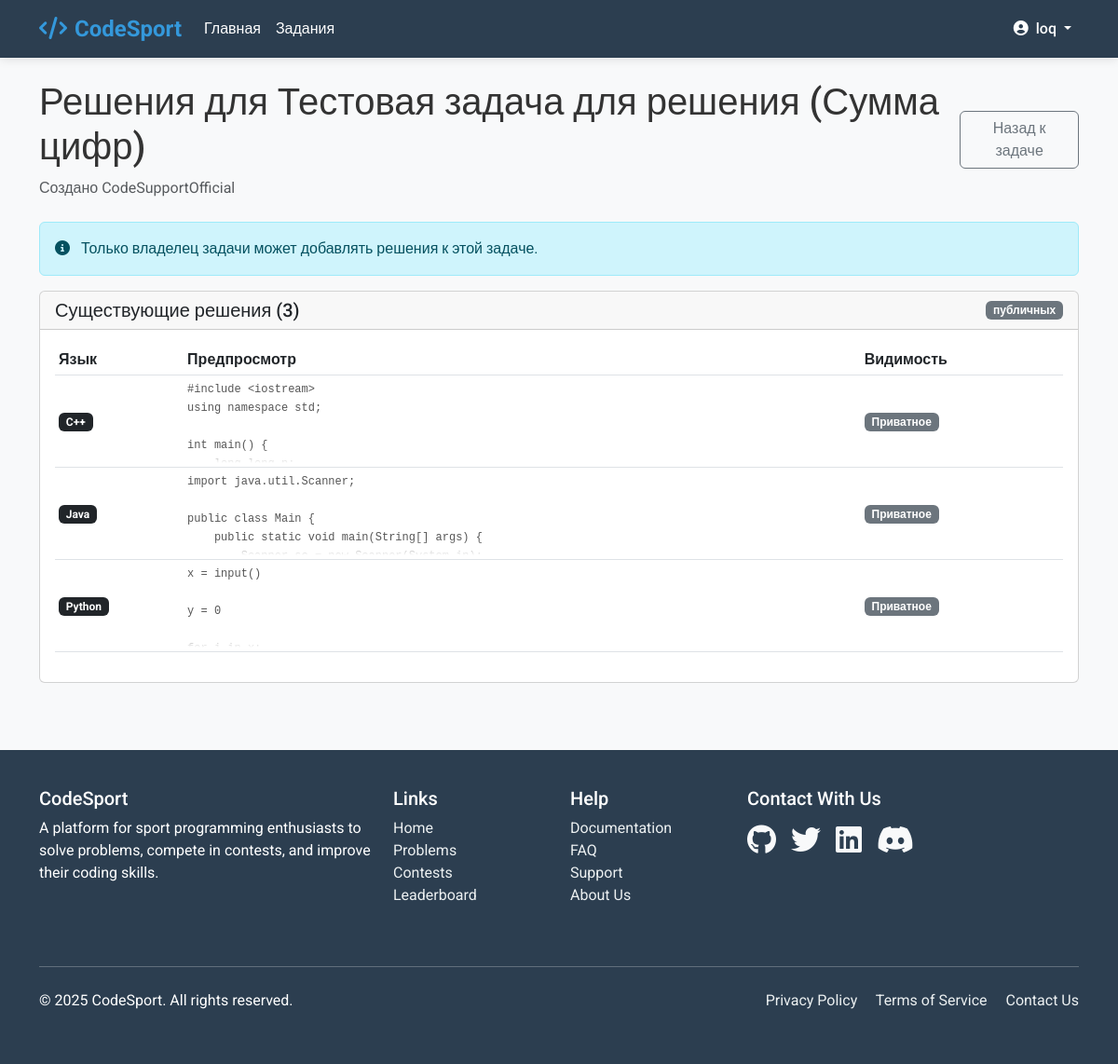
The app's page /problems/3/solutions/ (signed in) with its own data.
### LearnApp/models.py (models this page shows, shortened)
class Problem(models.Model):
    DIFFICULTY_CHOICES = [
        ('easy', 'Easy'),
        ('medium', 'Medium'),
        ('hard', 'Hard'),
    ]
    title = models.CharField(max_length=200)
    description = models.TextField()
    author = models.ForeignKey(User, on_delete=models.CASCADE)
    created_at = models.DateTimeField(auto_now_add=True)
    difficulty = models.CharField(max_length=10, choices=DIFFICULTY_CHOICES)
    time_limit = models.IntegerField(default=1, help_text="Time limit in seconds")
    memory_limit = models.IntegerField(default=256, help_text="Memory limit in MB")
    template_code = models.TextField(blank=True, help_text="Initial code template for users")

class Solution(models.Model):
    problem = models.ForeignKey(Problem, on_delete=models.CASCADE, related_name='solutions')
    code = models.TextField(help_text="Correct solution code")
    language = models.CharField(max_length=20, choices=Submission.LANGUAGE_CHOICES)
    is_public = models.BooleanField(default=False, help_text="Whether the solution is shown to users")

### LearnApp/views.py (the view)
# urls.py: path('problems/<int:problem_id>/solutions/', views.add_solutions, name='add_solutions'),
@login_required
def add_solutions(request, problem_id):
    problem = get_object_or_404(Problem, id=problem_id)
    is_owner = (problem.author == request.user)
    if request.method == 'POST':
        if not is_owner:
            return HttpResponseForbidden("You don't have permission to add solutions to this problem.")
        form = SolutionForm(request.POST)
        if form.is_valid():
            solution = form.save(commit=False)
            solution.problem = problem
            solution.save()
            messages.success(request, 'Solution added successfully!')
            return redirect('add_solutions', problem_id=problem.id)
    else:
        form = SolutionForm()
    solutions = Solution.objects.filter(problem=problem)
    return render(request, 'main/add_solutions.html', {
        'problem': problem,
        'form': form,
        'solutions': solutions,
        'is_owner': is_owner
    })

### templates/main/add_solutions.html (shortened to what this page needs)
{% extends 'base.html' %}
{% load code_extras %}
{% block extra_css %}
<link rel="stylesheet"
      href="https://cdn.jsdelivr.net/npm/prismjs@1.29.0/themes/prism-tomorrow.min.css">
{% endblock %}
{% block content %}
<div class="container py-4">
    <div class="d-flex justify-content-between align-items-center mb-4">
        <div>
            <h1>Решения для {{ problem.title }}</h1>
            <p class="text-muted mb-0">
                Создано {{ problem.author.username }}
            </p>
        </div>
        <a href="{% url 'problem_detail' problem.id %}" class="btn btn-outline-secondary">Назад к задаче</a>
    </div>
    <div class="row">
        {% if is_owner %}
        <div class="col-lg-5">
            <div class="card">
                <div class="card-header"><h5 class="mb-0">Добавить новое решение</h5></div>
                <div class="card-body">
                    <form method="post">
                        {% csrf_token %}
                        <div class="mb-3">
                            <label for="{{ form.language.id_for_label }}" class="form-label">Язык</label>
                            {{ form.language }}
                        </div>
                        <div class="mb-3">
                            <label for="{{ form.code.id_for_label }}" class="form-label">Код решения</label>
                            {{ form.code }}
                        </div>
                        <div class="mb-3 form-check">
                            {{ form.is_public }}
                            <label class="form-check-label" for="{{ form.is_public.id_for_label }}">
                                Сделать это решение публичным
                            </label>
                        </div>
                        <div class="d-grid">
                            <button type="submit" class="btn btn-primary">Добавить решение</button>
                        </div>
                    </form>
                </div>
            </div>
            <div class="card mt-4">
                <div class="card-header"><h5 class="mb-0">Быстрые действия</h5></div>
                <div class="card-body">
                    <a href="{% url 'add_test_cases' problem.id %}" class="btn btn-outline-primary w-100 mb-2">Управление тестовыми примерами</a>
                    <a href="{% url 'user_problems' %}" class="btn btn-outline-secondary w-100">Все мои задачи</a>
                </div>
            </div>
        </div>
        {% else %}
        <div class="col-lg-12">
            <div class="alert alert-info">
                <i class="fas fa-info-circle me-2"></i>
                Только владелец задачи может добавлять решения к этой задаче.
            </div>
        </div>
        {% endif %}
        <div class="{% if is_owner %}col-lg-7{% else %}col-lg-12{% endif %}">
            <div class="card">
                <div class="card-header d-flex justify-content-between align-items-center">
                    <h5 class="mb-0">Существующие решения ({{ solutions.count }})</h5>
                    <span class="badge bg-secondary">{{ public_solutions_count }} публичных</span>
                </div>
                <div class="card-body">
                    {% if solutions %}
                    <div class="table-responsive">
                        <table class="table table-sm align-middle">
                            <thead>
                                <tr>
                                    <th>Язык</th>
                                    <th>Предпросмотр</th>
                                    <th>Видимость</th>
                                </tr>
                            </thead>
                            <tbody>
                                {% for solution in solutions %}
                                <tr>
                                    <td><span class="badge bg-dark">{{ solution.get_language_display }}</span></td>
                                    <td>
                                        <div class="solution-preview-wrap">
                                            <pre class="solution-preview"><code>{{ solution.code }}</code></pre>
                                        </div>
                                    </td>
                                    <td>
                                        {% if solution.is_public %}
                                        <span class="badge bg-success">Публичное</span>
                                        {% else %}
                                        <span class="badge bg-secondary">Приватное</span>
                                        {% endif %}
                                    </td>
                                </tr>
                                {% endfor %}
                            </tbody>
                        </table>
                    </div>
                    {% else %}
                    <p class="text-muted text-center mb-0">Решения пока не добавлены.</p>
                    {% endif %}
                </div>
            </div>
        </div>
    </div>
</div>
{% endblock %}

### templates/base.html (shortened to what this page needs)
<!DOCTYPE html>
<html lang="en">
<head>
    <link href="https://cdn.jsdelivr.net/npm/bootstrap@5.3.0/dist/css/bootstrap.min.css" rel="stylesheet">
    <link rel="stylesheet" href="https://cdnjs.cloudflare.com/ajax/libs/font-awesome/6.4.0/css/all.min.css">
    {% block extra_css %}{% endblock %}
</head>
<body>
    <nav class="navbar navbar-expand-lg navbar-dark sticky-top">
        <div class="container">
            <a class="navbar-brand" href="{% url 'home' %}">
                <i class="fas fa-code me-2"></i>CodeSport
            </a>
            <div class="collapse navbar-collapse" id="navbarNav">
                <ul class="navbar-nav me-auto">
                    <li class="nav-item">
                        <a class="nav-link" href="{% url 'home' %}">Главная</a>
                    </li>
                    <li class="nav-item">
                        <a class="nav-link" href="{% url 'problems' %}">Задания</a>
                    </li>
                </ul>
                <ul class="navbar-nav">
                    {% if user.is_authenticated %}
                    <li class="nav-item dropdown">
                        <a class="nav-link dropdown-toggle" href="#" id="navbarDropdown" role="button" data-bs-toggle="dropdown">
                            <i class="fas fa-user-circle me-1"></i> {{ user.username }}
                        </a>
                    </li>
                    {% endif %}
                </ul>
            </div>
        </div>
    </nav>
    <main class="content-wrapper">
    {% block content %}
    {% endblock %}
    </main>
    <footer class="footer mt-5">
        <div class="container">
            <div class="row">
                <div class="col-md-4 mb-4">
                    <h5>CodeSport</h5>
                    <p>A platform for sport programming enthusiasts to solve problems, compete in contests, and improve their coding skills.</p>
                </div>
                <div class="col-md-2 mb-4">
                    <h5>Links</h5>
                    <ul class="list-unstyled">
                        <li><a href="{% url 'home' %}">Home</a></li>
                        <li><a href="{% url 'problems' %}">Problems</a></li>
                        <li><a href="{% url 'contests' %}">Contests</a></li>
                        <li><a href="{% url 'leaderboard' %}">Leaderboard</a></li>
                    </ul>
                </div>
                <div class="col-md-2 mb-4">
                    <h5>Help</h5>
                    <ul class="list-unstyled">
                        <li><a href="#">Documentation</a></li>
                        <li><a href="#">FAQ</a></li>
                        <li><a href="#">Support</a></li>
                        <li><a href="{% url 'about' %}">About Us</a></li>
                    </ul>
                </div>
                <div class="col-md-4 mb-4">
                    <h5>Contact With Us</h5>
                    <div class="d-flex mt-3">
                        <a href="https://github.com/artemlolnnn" class="me-3 text-light"><i class="fab fa-github fa-2x"></i></a>
                        <a href="#" class="me-3 text-light"><i class="fab fa-twitter fa-2x"></i></a>
                        <a href="#" class="me-3 text-light"><i class="fab fa-linkedin fa-2x"></i></a>
                        <a href="https://discord.com/channels/@me/1177245625406992415" class="me-3 text-light"><i class="fab fa-discord fa-2x"></i></a>
                    </div>
                </div>
            </div>
            <hr class="my-4 bg-light">
            <div class="row">
                <div class="col-md-6">
                    <p>&copy; 2025 CodeSport. All rights reserved.</p>
                </div>
                <div class="col-md-6 text-md-end">
                    <a href="#" class="me-3">Privacy Policy</a>
                    <a href="#" class="me-3">Terms of Service</a>
                    <a href="#">Contact Us</a>
                </div>
            </div>
        </div>
    </footer>
</body>
</html>

### templates/base.html (style rules this page uses)
:root { --primary: #3498db; --secondary: #2c3e50; --accent: #e74c3c; --light: #ecf0f1; --dark: #2c3e50; --success: #2ecc71; --warning: #f39c12; }
body { font-family: 'Roboto', sans-serif; background-color: #f8f9fa; color: #333; }
.navbar { background-color: var(--secondary); box-shadow: 0 2px 10px rgba(0, 0, 0, 0.1); }
.navbar-brand { font-weight: 700; color: var(--primary) !important; font-size: 1.5rem; }
.nav-link { color: white !important; font-weight: 500; transition: color 0.3s; }
.footer { background-color: var(--secondary); color: white; padding: 40px 0; }
.footer a { color: var(--light); text-decoration: none; transition: color 0.3s; }
.content-wrapper { min-height: calc(100vh - 160px); }

### templates/main/add_solutions.html (style rules this page uses)
.solution-preview { font-family: 'Roboto Mono', ui-monospace, monospace; font-size: 12px; white-space: pre; max-width: 380px; max-height: 90px; overflow: hidden; text-overflow: ellipsis; margin: 0; color: #555; }
.solution-preview::after { content: ""; position: absolute; inset: auto 0 0 0; height: 1.4em; background: linear-gradient(transparent, #fff); pointer-events: none; }
.solution-preview-wrap { position: relative; }

### records on screen
Problem: title "Тестовая задача для решения (Сумма цифр)", author.username "CodeSupportOfficial"
Solution: language "C++", code "#include <iostream> using namespace std; int main() {…", is_public "Приватное"
Solution: language "Java", code "import java.util.Scanner; public class Main { public static void main(String[] args) {…", is_public "Приватное"
Solution: language "Python", code "x = input() y = 0…", is_public "Приватное"

### other values on screen
{{ user.username }} "loq"
{{ solutions.count }} "3"
